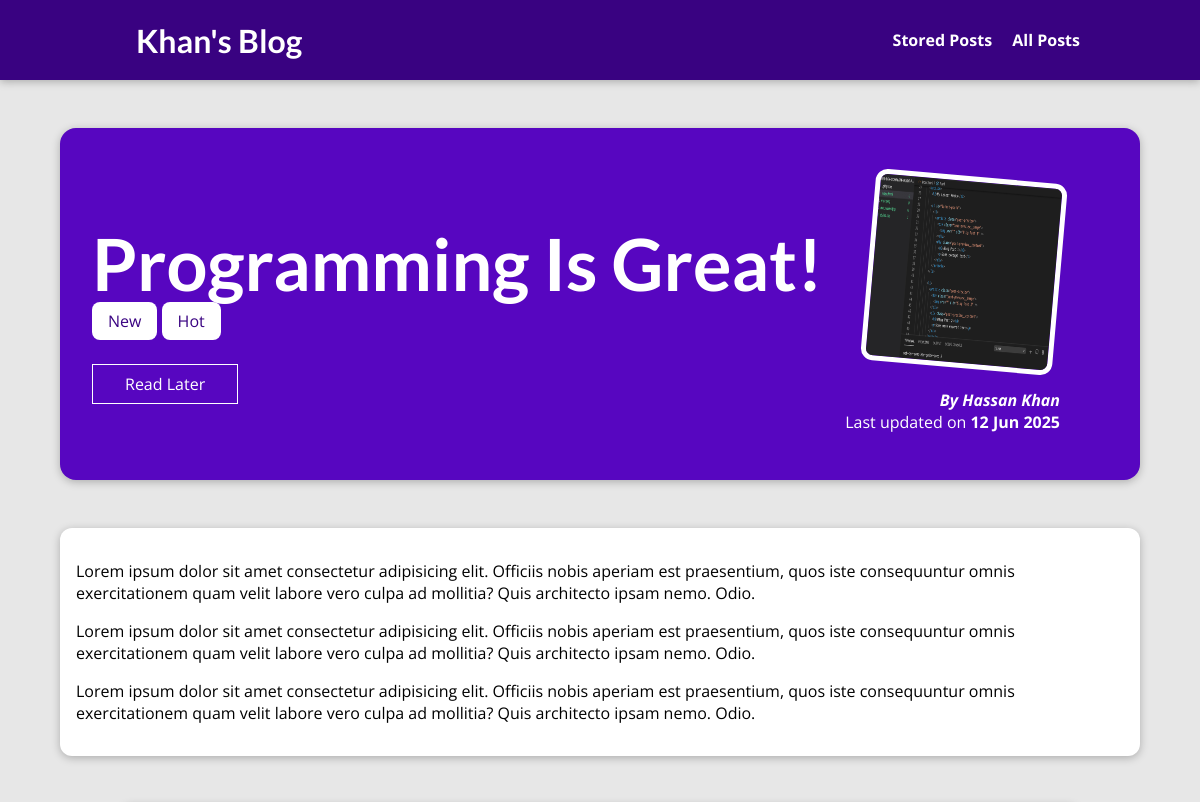
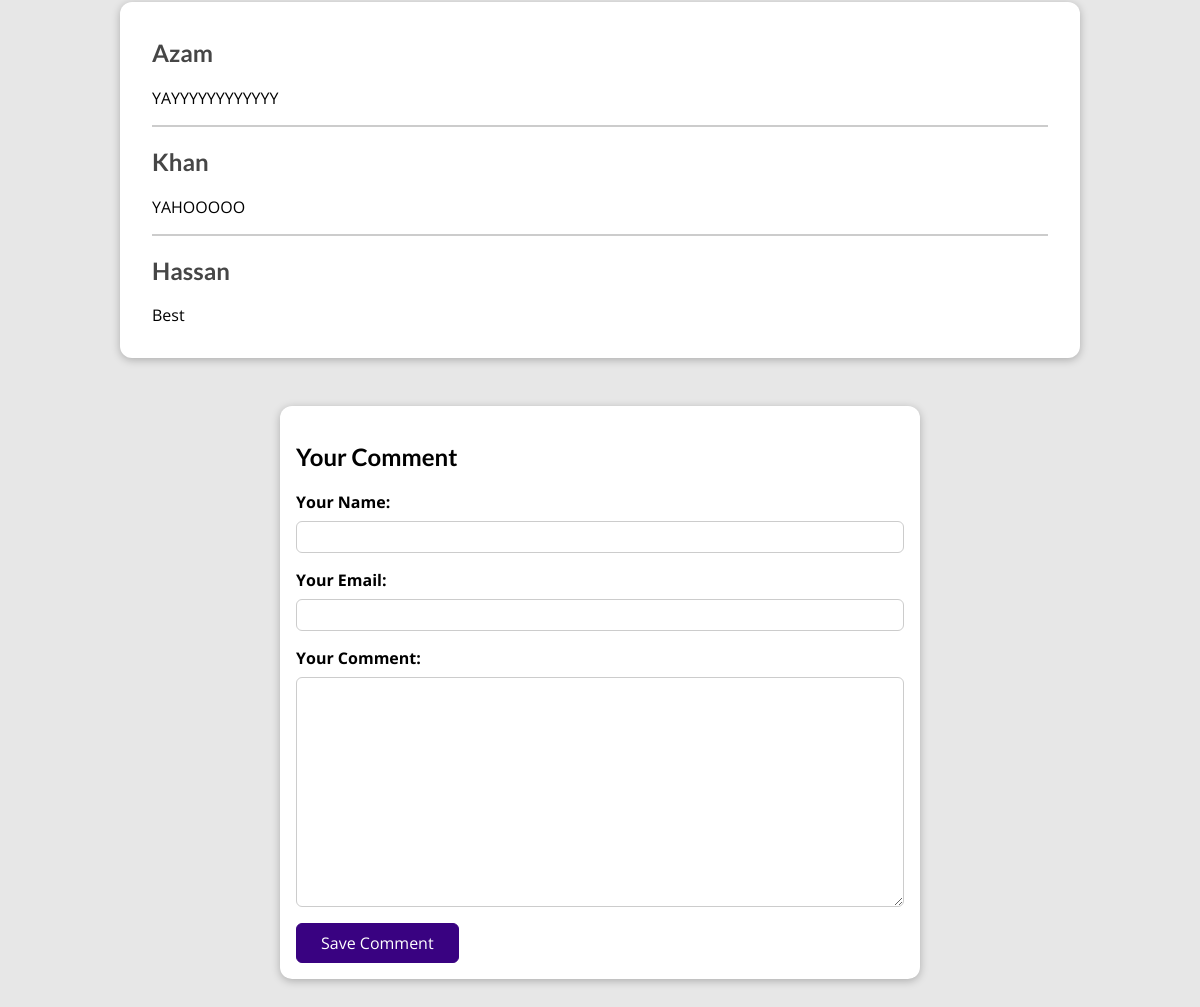
Page /posts/programming-is-fun on the committed database (2 pictures, top to bottom).
### blog/models.py (models this page shows, shortened)
class Post(models.Model):
    title = models.CharField(max_length=200)
    excerpt = models.CharField(max_length=200)
    image = models.ImageField(upload_to='posts', null=True)
    date = models.DateField(auto_now=True)
    slug = models.SlugField(max_length=200, unique=True,)
    content = models.TextField(validators=[MinLengthValidator(10)])
    author = models.ForeignKey(
        'Author', on_delete=models.SET_NULL, related_name='posts', null=True)
    tags = models.ManyToManyField(
        'Tag')

class Tag(models.Model):
    caption = models.CharField(max_length=100, unique=True)

class Author(models.Model):
    first_name = models.CharField(max_length=100)
    last_name = models.CharField(max_length=100)
    email_address = models.EmailField()
    def __str__(self):
        return self.first_name + ' ' + self.last_name

class Comment(models.Model):
    post = models.ForeignKey(
        Post, on_delete=models.CASCADE, related_name='comments')
    user_name = models.CharField(max_length=100)
    user_email = models.EmailField()
    text = models.TextField(max_length=400)

### blog/views.py (the view, shortened to what this page needs)
# urls.py: path("posts/<slug:slug>", views.SinglePostView.as_view(),
class SinglePostView(View):
    def is_stored_post(self, request, post_id):
        stored_posts = request.session.get('stored_posts')
        if stored_posts is None:
            return False
        return post_id in stored_posts
    def get(self, request, slug):
        post = Post.objects.get(slug=slug)
        context = {
            "post": post,
            "post_tags": post.tags.all(),
            "comment_form": CommentForm(),
            "comments": post.comments.all().order_by("-id"),
            "saved_for_later": self.is_stored_post(request, post.id),
        }
        return render(request, 'blog/post-detail.html', context)

### blog/forms.py
class CommentForm(forms.ModelForm):
    class Meta:
        model = Comment
        exclude = ["post"]
        labels = {
            'user_name': 'Your Name',
            'user_email': 'Your Email',
            'text': 'Your Comment',
        }

### blog/templates/blog/post-detail.html (shortened to what this page needs)
{% extends "base.html" %} {% load static %}
{% block css_files %}
<link rel="stylesheet" href="{% static "blog/post-detail.css" %}" /> {% endblock %}
{% block content %}
<section id="summary">
  <h2>{{post.title}}</h2>
  <div>
    {% for tag in post_tags %}
    <span class="tag">{{tag.caption}}</span>
    {% endfor %}
  </div>
  <div id="read-later">
    <form action="{% url "read-later" %}" method="post">
      <button>
        {% if saved_for_later %}
        Remove from "Read Later" List
        {% else %}
        Read Later
        {% endif %}
      </button>
    </form>
  </div>
  <article>
    <img src="{{post.image.url}}" alt="Post Title" />
    <address>
      By <a href="mailto:{{ post.author.email_address }}">{{post.author}}</a>
    </address>
    <div>Last updated on <time>{{post.date|date:"d M Y"}}</time></div>
  </article>
</section>
<main>{{post.content|linebreaks}}</main>
{% if comments %}
<section id="comments">
  <ul>
    {% for comment in comments %}
    <li>
      <h2>{{ comment.user_name }}</h2>
      <p>{{ comment.text|linebreaks }}</p>
    </li>
    {% endfor %}
  </ul>
</section>
{% endif %}
<section id="comment-form">
  <h2>Your Comment</h2>
  <form action="{% url "post-detail-page" post.slug %}" method="post">
    {% for form_field in comment_form %}
    <div class="form-control {% if form_field.errors %}invalid{% endif %}">
      {{ form_field.label_tag }}
      {{ form_field }}
    </div>
    {% endfor %}
    <button>Save Comment</button>
  </form>
</section>
{% endblock %}

### static/app.css (style rules this page uses)
* { box-sizing: border-box; }
html { font-family: "Open Sans", "Lato", sans-serif; }
body { margin: 0; }
h1, h2, h3 { font-family: "Lato", sans-serif; font-weight: bold; }

### blog/static/blog/post-detail.css (style rules this page uses)
body { background-color: #e7e7e7; }
#summary { margin: 8rem auto 3rem auto; padding: 2rem; width: 90%; max-width: 90rem; border-radius: 16px; background-color: #5706c0; position: relative; box-shadow: 0 2px 8px rgba(0, 0, 0, 0.25); height: 22rem; }
#summary h2 { color: white; font-size: 4.5rem; margin-bottom: 0.25rem; }
#summary article { position: absolute; top: 2rem; right: 3rem; padding: 1rem 2rem; border-radius: 12px; text-align: right; color: white; }
#summary article img { width: 12rem; height: 12rem; border-radius: 12px; transform: rotateZ(5deg); border: 5px solid white; margin-bottom: 1rem; }
#summary address { font-weight: bold; }
#summary a { color: white; text-decoration: none; }
#summary time { font-weight: bold; }
#read-later { margin: 2rem 0; }
#read-later button { background-color: transparent; border: 1px solid white; padding: 0.5rem 2rem; font: inherit; color: white; cursor: pointer; }
main { width: 90%; max-width: 90rem; margin: 3rem auto; background-color: white; padding: 1rem; border-radius: 12px; box-shadow: 0 2px 8px rgba(0, 0, 0, 0.25); }
.tag { background-color: white; color: #390281; padding: 0.5rem 1rem; border-radius: 8px; }
#comment-form { margin: 3rem auto; width: 90%; max-width: 40rem; border-radius: 12px; background-color: white; box-shadow: 0 2px 8px rgba(0, 0, 0, 0.25); padding: 1rem; }
#comment-form button { font: inherit; background-color: #390281; color: white; border: 1px solid #390281; padding: 0.5rem 1.5rem; border-radius: 6px; cursor: pointer; }
.form-control { margin-bottom: 1rem; }
.form-control label { font-weight: bold; margin-bottom: 0.5rem; display: block; }
.form-control input, .form-control textarea { display: block; width: 100%; font: inherit; padding: 0.25rem; border-radius: 6px; border: 1px solid #ccc; }
#comments { margin: 3rem auto; width: 90%; max-width: 60rem; border-radius: 12px; background-color: white; box-shadow: 0 2px 8px rgba(0, 0, 0, 0.25); padding: 1rem 2rem; }
#comments ul { list-style: none; margin: 0; padding: 0; }
#comments li { margin-bottom: 1rem; border-bottom: 2px solid #ccc; }
#comments li:last-of-type { border-bottom: none; }
#comments h2 { color: #464646; }

### rows in the picture
Post: title "Programming Is Great!", image (picture), author "Hassan Khan", date "12 Jun 2025", content "Lorem ipsum dolor sit amet consectetur adipisicing elit. Officiis nobis aperiam est praesentium, quos iste consequuntur omnis exercitationem quam velit labore vero culpa ad mollitia? Quis architecto ipsam nemo. Odio. Lorem ipsum dolor sit amet consectetur adipisicing elit. Officiis nobis aperiam est praesentium, quos iste consequuntur omnis exercitationem quam velit labore vero culpa ad mollitia? Quis architecto ipsam nemo. Odio. Lorem ipsum dolor sit amet consectetur adipisicing elit. Officiis nobis aperiam est praesentium, quos iste consequuntur omnis exercitationem quam velit labore vero culpa ad mollitia? Quis architecto ipsam nemo. Odio."
Tag: caption "New"
Tag: caption "Hot"
Comment: user_name "Azam", text "YAYYYYYYYYYYYY"
Comment: user_name "Khan", text "YAHOOOOO"
Comment: user_name "Hassan", text "Best"
